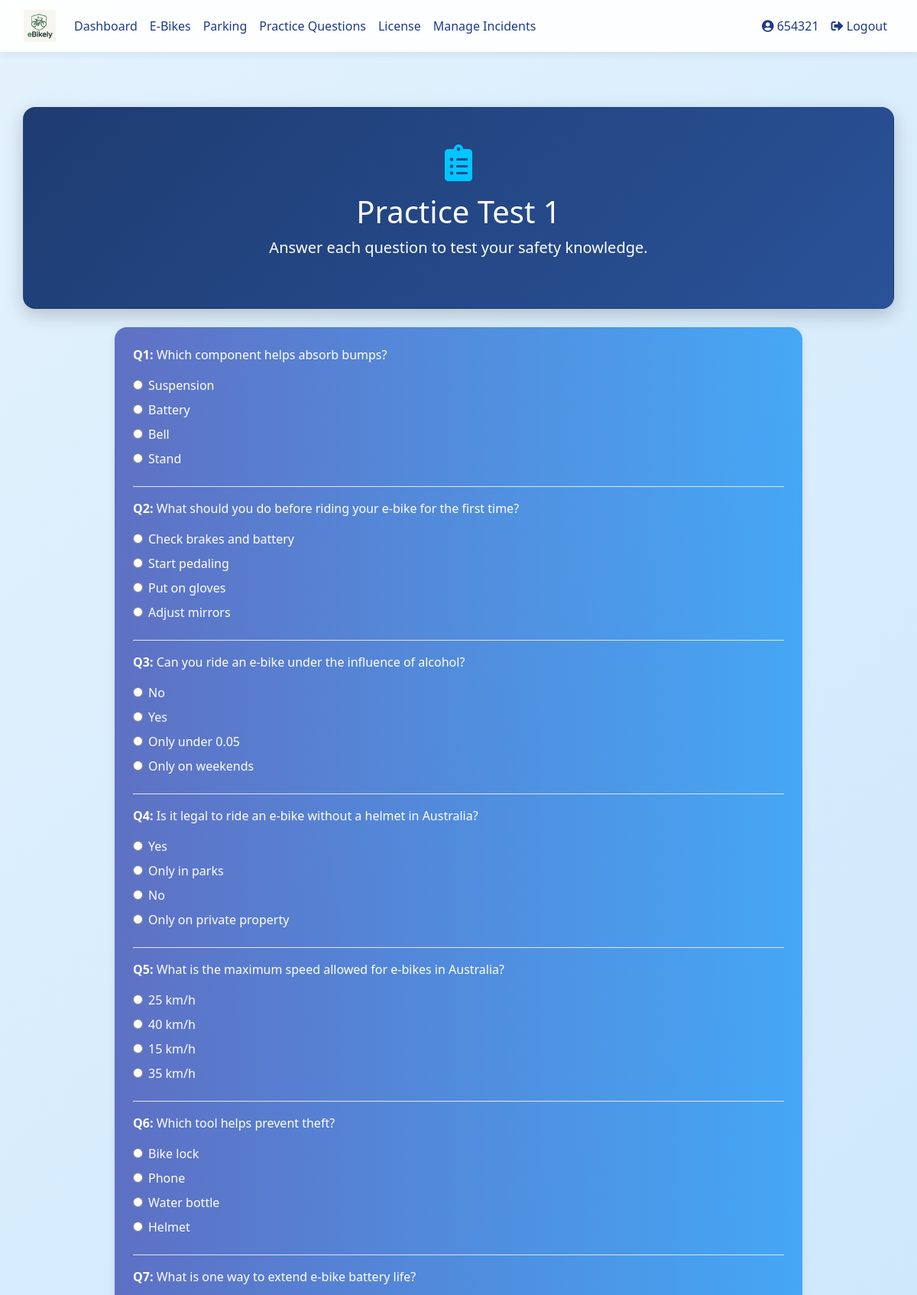
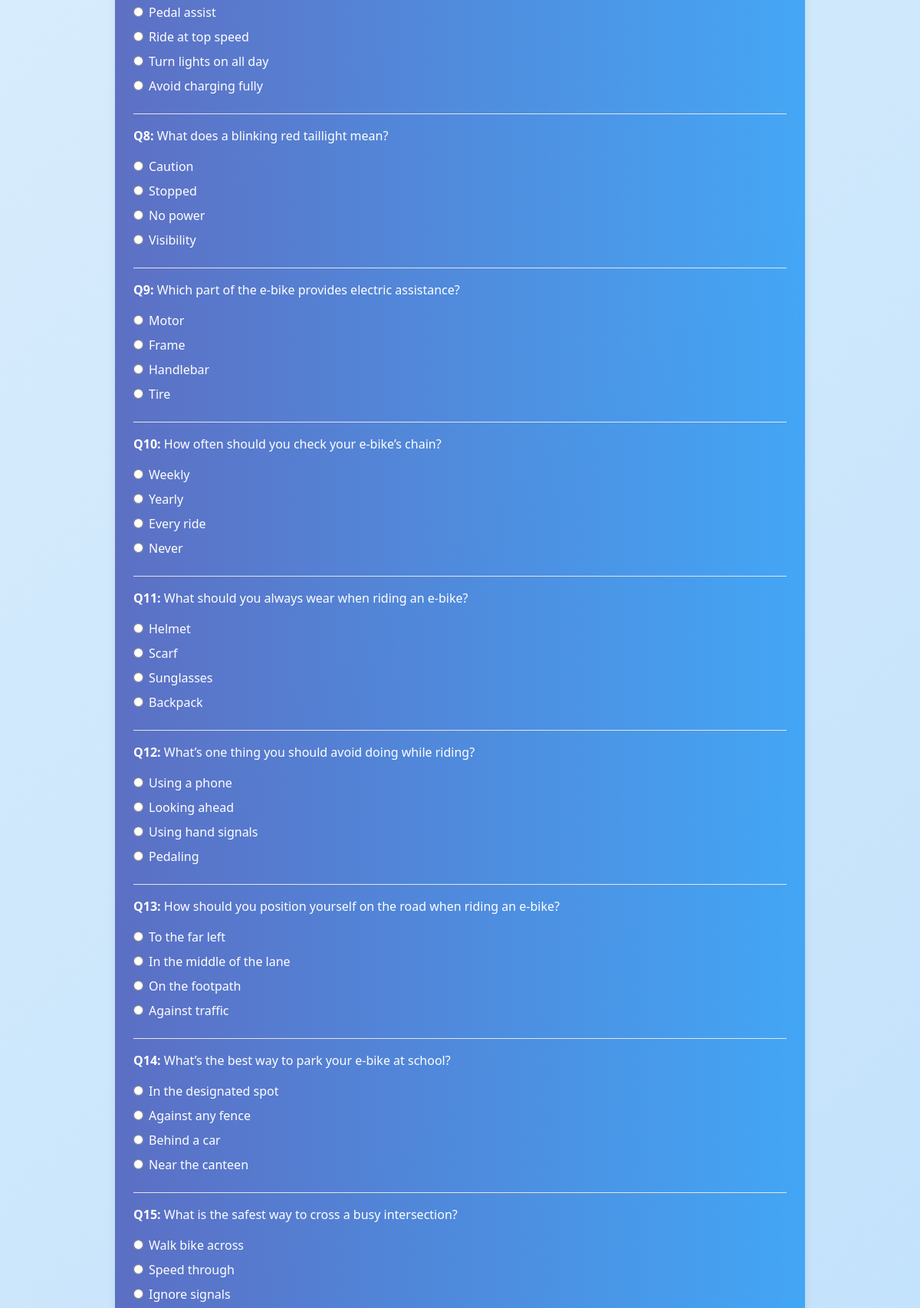
Page /practice/1 (signed in, upper part) on the committed database (2 pictures, top to bottom).
### database_setup.py (models this page shows)
class User(Base, UserMixin):
    __tablename__ = 'users'
    id = Column(Integer, primary_key=True)
    username = Column(String(150), unique=True, nullable=False)
    email = Column(String(150), nullable=True)
    password = Column(String(150), nullable=False)
    ebikes = relationship('EBike', back_populates='owner', cascade="all, delete-orphan")
    practice_tests = relationship('PracticeTest', back_populates='user', cascade="all, delete-orphan")
    real_tests = relationship('RealTest', back_populates='user', cascade="all, delete-orphan")
    practice_attempts = relationship("PracticeAttempt", back_populates="user", cascade="all, delete-orphan")
    parking_spot = relationship("ParkingSpot", back_populates="reserved_user", uselist=False)
    reservations = relationship("ParkingReservation", back_populates="user")
    incident_reports = relationship('IncidentReport', foreign_keys='IncidentReport.reported_user_id', back_populates='reported_user')
    has_license = Column(Boolean, default=False)
    role = Column(String(10))  # 'student' or 'teacher'
    department = Column(String(150))  # for teachers
    year = Column(Integer)  # for students
    house = Column(String(50))  # for students

class PracticeTest(Base):
    __tablename__ = 'practice_tests'
    id = Column(Integer, primary_key=True)
    name = Column(String(100), nullable=False)
    user_id = Column(Integer, ForeignKey('users.id'))  # <-- This line fixes the problem
    user = relationship('User', back_populates='practice_tests')  # <-- Define this side of the relationship
    questions = relationship('PracticeQuestion', back_populates='test', cascade="all, delete-orphan")

class PracticeQuestion(Base):
    __tablename__ = 'practice_questions'
    id = Column(Integer, primary_key=True)
    test_id = Column(Integer, ForeignKey('practice_tests.id'), nullable=False)
    question = Column(Text, nullable=False)
    options = Column(Text, nullable=False)  # Store options as a comma-separated string
    correct_answer = Column(String(100), nullable=False)
    test = relationship('PracticeTest', back_populates='questions')

### app.py (the view, shortened to what this page needs)
@app.route('/practice/<int:test_id>', methods=['GET', 'POST'])
@login_required
def practice_quiz(test_id):
    session = SessionLocal()
    test = session.query(PracticeTest).filter_by(id=test_id).first()
    if not test:
        flash("Quiz not found.", "danger")
        session.close()
        return redirect(url_for('practice_selection'))
    all_questions = test.questions
    questions = random.sample(all_questions, min(20, len(all_questions)))
    for q in questions:
        q.parsed_options = [opt.strip() for opt in q.options.split(",")]
    session.close()
    return render_template('practice_quiz.html', test=test, questions=questions)

### app.py (called while the page is built)
@login_manager.user_loader
def load_user(user_id):
    session = SessionLocal()
    user = session.query(User).get(int(user_id))
    session.close()
    return user

### templates/practice_quiz.html (shortened to what this page needs)
{% extends "base.html" %}
{% block content %}
<div class="container dashboard-container fade-in py-5">
  <div class="hero-section card text-white text-center mb-4 p-5">
    <i class="fas fa-clipboard-list dashboard-icon mb-3"></i>
    <h1 class="display-5">{{ test.name }}</h1>
    <p class="lead">Answer each question to test your safety knowledge.</p>
  </div>
  <div class="feature-card card text-white p-4 slide-up-delay" style="max-width: 900px; margin: 0 auto;">
    <form method="POST" action="">
      {% for question in questions %}
        <div class="mb-4">
          <p><strong>Q{{ loop.index }}:</strong> {{ question.question }}</p>
          {% for opt in question.parsed_options %}
            <div class="form-check mb-2">
              <input class="form-check-input" type="radio" name="{{ question.id }}" id="{{ question.id }}{{ loop.index }}" value="{{ opt }}">
              <label class="form-check-label" for="{{ question.id }}{{ loop.index }}">
                {{ opt }}
              </label>
            </div>
          {% endfor %}
        </div>
        {% if not loop.last %}
        <hr class="bg-white">
        {% endif %}
      {% endfor %}
    </form>
  </div>
</div>
<link rel="stylesheet" href="https://cdnjs.cloudflare.com/ajax/libs/font-awesome/5.15.4/css/all.min.css">
{% endblock %}

### templates/base.html (shortened to what this page needs)
<!DOCTYPE html>
<html lang="en">
<head>
  <link rel="stylesheet" href="https://stackpath.bootstrapcdn.com/bootstrap/4.5.2/css/bootstrap.min.css">
  <link rel="stylesheet" href="{{ url_for('static', filename='styles.css') }}">
  <link href="https://cdnjs.cloudflare.com/ajax/libs/font-awesome/5.15.4/css/all.min.css" rel="stylesheet">
</head>
<body>
  <nav class="navbar navbar-expand-lg navbar-light">
    <div class="container-fluid">
      <a class="navbar-brand" href="{{ url_for('dashboard') }}">
        <img src="{{ url_for('static', filename='images/logo.png') }}" alt="E-Bike Manager Logo">
      </a>
      <div class="collapse navbar-collapse justify-content-between" id="navbarNav">
        <ul class="navbar-nav">
          {% if current_user.is_authenticated %}
            <li class="nav-item"><a class="nav-link {% if request.endpoint == 'dashboard' %}active{% endif %}" href="{{ url_for('dashboard') }}">Dashboard</a></li>
            <li class="nav-item"><a class="nav-link {% if request.endpoint == 'ebike_management' %}active{% endif %}" href="{{ url_for('ebike_management') }}">E-Bikes</a></li>
            <li class="nav-item"><a class="nav-link {% if request.endpoint == 'parking_spots' %}active{% endif %}" href="{{ url_for('parking_spots') }}">Parking</a></li>
            <li class="nav-item"><a class="nav-link {% if request.endpoint == 'practice_selection' %}active{% endif %}" href="{{ url_for('practice_selection') }}">Practice Questions</a></li>
            <li class="nav-item"><a class="nav-link" href="{{ url_for('license_page') }}">License</a></li>
            {% if current_user.role == 'student' %}
              <li class="nav-item"><a class="nav-link {% if request.endpoint == 'report_incident' %}active{% endif %}" href="{{ url_for('report_incident') }}">Report Incident</a></li>
            {% elif current_user.role == 'teacher' %}
              <li class="nav-item"><a class="nav-link {% if request.endpoint == 'admin_incidents' %}active{% endif %}" href="{{ url_for('admin_incidents') }}">Manage Incidents</a></li>
            {% endif %}
          {% endif %}
        </ul>
        <ul class="navbar-nav">
          {% if current_user.is_authenticated %}
            <li class="nav-item"><a class="nav-link {% if request.endpoint == 'user_profile' %}active{% endif %}" href="{{ url_for('user_profile') }}"><i class="fas fa-user-circle"></i> {{ current_user.username }}</a></li>
            <li class="nav-item"><a class="nav-link" href="{{ url_for('logout') }}"><i class="fas fa-sign-out-alt"></i> Logout</a></li>
          {% else %}
            <li class="nav-item"><a class="nav-link" href="{{ url_for('login') }}"><i class="fas fa-sign-in-alt"></i> Login</a></li>
            <li class="nav-item"><a class="nav-link" href="{{ url_for('register') }}"><i class="fas fa-user-plus"></i> Register</a></li>
          {% endif %}
        </ul>
      </div>
    </div>
  </nav>
  <div class="container my-4">
    {% block content %}{% endblock %}
  </div>
</body>
</html>

### static/styles.css (style rules this page uses)
.card { border-radius: 10px; box-shadow: 0 4px 6px rgba(0, 0, 0, 0.1); transition: transform 0.2s; }
.text-white { color: white; }
.hero-section { background: linear-gradient(135deg, #f8f9fa 0%, #e9ecef 100%); padding: 100px 0; }
.feature-card { background: white; border-radius: 10px; box-shadow: 0 4px 6px rgba(0, 0, 0, 0.1); transition: transform 0.3s ease; }

### templates/base.html (style rules this page uses)
body { min-height: 100vh; margin: 0; font-family: 'Segoe UI', sans-serif; background: linear-gradient(135deg, #e3f2fd 0%, #bbdefb 100%); color: #212529; }
.navbar { background-color: #ffffffee; backdrop-filter: blur(6px); box-shadow: 0 4px 10px rgba(0, 0, 0, 0.06); }
.navbar-brand img { height: 42px; }
.nav-link { color: #1e3a8a !important; font-weight: 500; transition: background 0.3s ease; border-radius: 0.5rem; padding: 0.5rem 0.8rem; }
.container, .container-fluid { max-width: 1200px; }
.card, .auth-card { background: #ffffff; border-radius: 1rem; box-shadow: 0 4px 12px rgba(0, 0, 0, 0.08); transition: transform 0.2s ease; }

### templates/practice_quiz.html (style rules this page uses)
.dashboard-container { padding-top: 3rem; padding-bottom: 3rem; }
.hero-section { background: linear-gradient(135deg, #1e3c72 0%, #2a5298 100%); border-radius: 1rem; box-shadow: 0 8px 24px rgba(0, 0, 0, 0.2); }
.feature-card { background: linear-gradient(to right, #3f51b5cc, #2196f3cc); border: none; border-radius: 1rem; backdrop-filter: blur(6px); transition: transform 0.3s ease; }
.dashboard-icon { font-size: 3rem; color: #00c6ff; }
.fade-in { animation: fadeIn 1s ease-in; }
.slide-up-delay { animation: slideUp 0.8s ease-out 0.3s backwards; }

### rows in the picture
User: username "654321"
PracticeTest: name "Practice Test 1"
PracticeQuestion: question "Which component helps absorb bumps?", parsed_options "Suspension" "Battery" "Bell" "Stand"
PracticeQuestion: question "What should you do before riding your e-bike for the first time?", parsed_options "Check brakes and battery" "Start pedaling" "Put on gloves" "Adjust mirrors"
PracticeQuestion: question "Can you ride an e-bike under the influence of alcohol?", parsed_options "No" "Yes" "Only under 0.05" "Only on weekends"
PracticeQuestion: question "Is it legal to ride an e-bike without a helmet in Australia?", parsed_options "Yes" "Only in parks" "No" "Only on private property"
PracticeQuestion: question "What is the maximum speed allowed for e-bikes in Australia?", parsed_options "25 km/h" "40 km/h" "15 km/h" "35 km/h"
PracticeQuestion: question "Which tool helps prevent theft?", parsed_options "Bike lock" "Phone" "Water bottle" "Helmet"
PracticeQuestion: question "What is one way to extend e-bike battery life?", parsed_options "Pedal assist" "Ride at top speed" "Turn lights on all day" "Avoid charging fully"
PracticeQuestion: question "What does a blinking red taillight mean?", parsed_options "Caution" "Stopped" "No power" "Visibility"
PracticeQuestion: question "Which part of the e-bike provides electric assistance?", parsed_options "Motor" "Frame" "Handlebar" "Tire"
PracticeQuestion: question "How often should you check your e-bike’s chain?", parsed_options "Weekly" "Yearly" "Every ride" "Never"
PracticeQuestion: question "What should you always wear when riding an e-bike?", parsed_options "Helmet" "Scarf" "Sunglasses" "Backpack"
PracticeQuestion: question "What’s one thing you should avoid doing while riding?", parsed_options "Using a phone" "Looking ahead" "Using hand signals" "Pedaling"
PracticeQuestion: question "How should you position yourself on the road when riding an e-bike?", parsed_options "To the far left" "In the middle of the lane" "On the footpath" "Against traffic"
PracticeQuestion: question "What’s the best way to park your e-bike at school?", parsed_options "In the designated spot" "Against any fence" "Behind a car" "Near the canteen"
PracticeQuestion: question "What is the safest way to cross a busy intersection?", parsed_options "Walk bike across" "Speed through" "Ignore signals"
